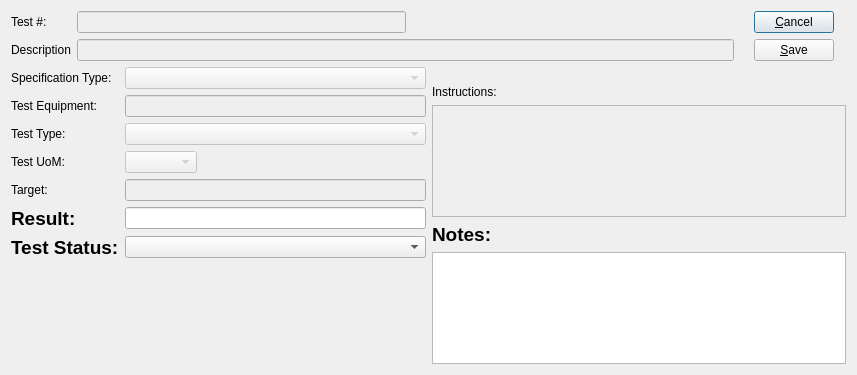
<?xml version="1.0" encoding="UTF-8"?>
<ui version="4.0">
 <comment>This file is part of the Quality Package for xTuple ERP, and is
 Copyright (c) 1999-2017 by OpenMFG LLC, d/b/a xTuple.
 It is licensed to you under the xTuple End-User License Agreement
 (&quot;the EULA&quot;), the full text of which is available at www.xtuple.com/EULA
 While the EULA gives you access to source code and encourages your
 involvement in the development process, this Package is not free software.
 By using this software, you agree to be bound by the terms of the EULA.</comment>
 <class>qtitem</class>
 <widget class="QDialog" name="qtitem">
  <property name="geometry">
   <rect>
    <x>0</x>
    <y>0</y>
    <width>857</width>
    <height>375</height>
   </rect>
  </property>
  <property name="windowTitle">
   <string>Quality Test item</string>
  </property>
  <property name="layoutDirection">
   <enum>Qt::LeftToRight</enum>
  </property>
  <layout class="QGridLayout" name="gridLayout">
   <item row="1" column="0">
    <layout class="QGridLayout" name="gridLayout_3">
     <item row="0" column="0">
      <widget class="QLabel" name="_codeLit">
       <property name="text">
        <string>Test #:</string>
       </property>
      </widget>
     </item>
     <item row="1" column="0">
      <widget class="QLabel" name="_descLit_2">
       <property name="text">
        <string>Description</string>
       </property>
      </widget>
     </item>
     <item row="1" column="1">
      <widget class="XLineEdit" name="_desc">
       <property name="enabled">
        <bool>false</bool>
       </property>
      </widget>
     </item>
     <item row="0" column="1">
      <layout class="QHBoxLayout" name="horizontalLayout">
       <item>
        <widget class="XLineEdit" name="_test">
         <property name="enabled">
          <bool>false</bool>
         </property>
        </widget>
       </item>
       <item>
        <spacer name="horizontalSpacer">
         <property name="orientation">
          <enum>Qt::Horizontal</enum>
         </property>
         <property name="sizeHint" stdset="0">
          <size>
           <width>40</width>
           <height>20</height>
          </size>
         </property>
        </spacer>
       </item>
      </layout>
     </item>
     <item row="0" column="2" rowspan="2">
      <layout class="QVBoxLayout" name="verticalLayout">
       <property name="leftMargin">
        <number>14</number>
       </property>
       <property name="rightMargin">
        <number>12</number>
       </property>
       <item>
        <widget class="QPushButton" name="_cancel">
         <property name="text">
          <string>&amp;Cancel</string>
         </property>
         <property name="shortcut">
          <string>Ctrl+C</string>
         </property>
        </widget>
       </item>
       <item>
        <widget class="QPushButton" name="_save">
         <property name="text">
          <string>&amp;Save</string>
         </property>
         <property name="shortcut">
          <string>Ctrl+S</string>
         </property>
        </widget>
       </item>
       <item>
        <spacer name="verticalSpacer_4">
         <property name="orientation">
          <enum>Qt::Vertical</enum>
         </property>
         <property name="sizeHint" stdset="0">
          <size>
           <width>20</width>
           <height>40</height>
          </size>
         </property>
        </spacer>
       </item>
       <item>
        <spacer name="verticalSpacer">
         <property name="orientation">
          <enum>Qt::Vertical</enum>
         </property>
         <property name="sizeType">
          <enum>QSizePolicy::Fixed</enum>
         </property>
         <property name="sizeHint" stdset="0">
          <size>
           <width>20</width>
           <height>0</height>
          </size>
         </property>
        </spacer>
       </item>
      </layout>
     </item>
    </layout>
   </item>
   <item row="3" column="0">
    <layout class="QGridLayout" name="gridLayout_2">
     <item row="1" column="2">
      <layout class="QHBoxLayout" name="horizontalLayout_3">
       <item>
        <layout class="QGridLayout" name="gridLayout_4">
         <item row="5" column="0">
          <widget class="QLabel" name="_resultLit">
           <property name="text">
            <string>&lt;html&gt;&lt;head/&gt;&lt;body&gt;&lt;p&gt;&lt;span style=&quot; font-size:14pt; font-weight:600;&quot;&gt;Result:&lt;/span&gt;&lt;/p&gt;&lt;/body&gt;&lt;/html&gt;</string>
           </property>
           <property name="textFormat">
            <enum>Qt::AutoText</enum>
           </property>
          </widget>
         </item>
         <item row="6" column="0">
          <widget class="QLabel" name="_statusLit">
           <property name="text">
            <string>&lt;html&gt;&lt;head/&gt;&lt;body&gt;&lt;p&gt;&lt;span style=&quot; font-size:14pt; font-weight:600;&quot;&gt;Test Status:&lt;/span&gt;&lt;/p&gt;&lt;/body&gt;&lt;/html&gt;</string>
           </property>
          </widget>
         </item>
         <item row="2" column="0">
          <widget class="QLabel" name="_testTypeLit">
           <property name="text">
            <string>Test Type:</string>
           </property>
          </widget>
         </item>
         <item row="5" column="1">
          <widget class="XLineEdit" name="_result"/>
         </item>
         <item row="0" column="0">
          <widget class="QLabel" name="_specTypeLit">
           <property name="text">
            <string>Specification Type:</string>
           </property>
          </widget>
         </item>
         <item row="0" column="1">
          <widget class="XComboBox" name="_qspectype">
           <property name="enabled">
            <bool>false</bool>
           </property>
          </widget>
         </item>
         <item row="1" column="0">
          <widget class="QLabel" name="_testEquipLit">
           <property name="text">
            <string>Test Equipment:</string>
           </property>
          </widget>
         </item>
         <item row="4" column="0">
          <widget class="QLabel" name="_targetLit">
           <property name="text">
            <string>Target:</string>
           </property>
          </widget>
         </item>
         <item row="6" column="1">
          <widget class="XComboBox" name="_status"/>
         </item>
         <item row="2" column="1">
          <widget class="XComboBox" name="_testtype">
           <property name="enabled">
            <bool>false</bool>
           </property>
          </widget>
         </item>
         <item row="3" column="0">
          <widget class="QLabel" name="_testUoMLit">
           <property name="text">
            <string>Test UoM:</string>
           </property>
          </widget>
         </item>
         <item row="1" column="1">
          <widget class="QLineEdit" name="_testEquip">
           <property name="enabled">
            <bool>false</bool>
           </property>
          </widget>
         </item>
         <item row="4" column="1">
          <widget class="XLineEdit" name="_target">
           <property name="enabled">
            <bool>false</bool>
           </property>
          </widget>
         </item>
         <item row="7" column="1">
          <spacer name="verticalSpacer_2">
           <property name="orientation">
            <enum>Qt::Vertical</enum>
           </property>
           <property name="sizeHint" stdset="0">
            <size>
             <width>20</width>
             <height>40</height>
            </size>
           </property>
          </spacer>
         </item>
         <item row="3" column="1">
          <layout class="QHBoxLayout" name="horizontalLayout_2">
           <item>
            <widget class="XComboBox" name="_testUoM">
             <property name="enabled">
              <bool>false</bool>
             </property>
             <property name="type">
              <enum>XComboBox::UOMs</enum>
             </property>
            </widget>
           </item>
           <item>
            <spacer name="horizontalSpacer_2">
             <property name="orientation">
              <enum>Qt::Horizontal</enum>
             </property>
             <property name="sizeHint" stdset="0">
              <size>
               <width>40</width>
               <height>20</height>
              </size>
             </property>
            </spacer>
           </item>
          </layout>
         </item>
        </layout>
       </item>
       <item>
        <layout class="QVBoxLayout" name="verticalLayout_2">
         <property name="topMargin">
          <number>18</number>
         </property>
         <item>
          <widget class="QLabel" name="_instructionsLit">
           <property name="text">
            <string>Instructions:</string>
           </property>
          </widget>
         </item>
         <item>
          <widget class="XTextEdit" name="_instructions">
           <property name="enabled">
            <bool>false</bool>
           </property>
          </widget>
         </item>
         <item>
          <widget class="QLabel" name="_notesLit">
           <property name="text">
            <string>&lt;html&gt;&lt;head/&gt;&lt;body&gt;&lt;p&gt;&lt;span style=&quot; font-size:14pt; font-weight:600;&quot;&gt;Notes:&lt;/span&gt;&lt;/p&gt;&lt;/body&gt;&lt;/html&gt;</string>
           </property>
          </widget>
         </item>
         <item>
          <widget class="QTextEdit" name="_notes"/>
         </item>
         <item>
          <spacer name="verticalSpacer_3">
           <property name="orientation">
            <enum>Qt::Vertical</enum>
           </property>
           <property name="sizeHint" stdset="0">
            <size>
             <width>20</width>
             <height>40</height>
            </size>
           </property>
          </spacer>
         </item>
        </layout>
       </item>
      </layout>
     </item>
    </layout>
   </item>
  </layout>
 </widget>
 <customwidgets>
  <customwidget>
   <class>XComboBox</class>
   <extends>QComboBox</extends>
   <header>xcombobox.h</header>
  </customwidget>
  <customwidget>
   <class>XLineEdit</class>
   <extends>QLineEdit</extends>
   <header>xlineedit.h</header>
  </customwidget>
  <customwidget>
   <class>XTextEdit</class>
   <extends>QTextEdit</extends>
   <header>xtextedit.h</header>
  </customwidget>
 </customwidgets>
 <tabstops>
  <tabstop>_notes</tabstop>
  <tabstop>_save</tabstop>
  <tabstop>_cancel</tabstop>
  <tabstop>_instructions</tabstop>
 </tabstops>
 <resources/>
 <connections>
  <connection>
   <sender>_cancel</sender>
   <signal>clicked()</signal>
   <receiver>qtitem</receiver>
   <slot>close()</slot>
   <hints>
    <hint type="sourcelabel">
     <x>335</x>
     <y>31</y>
    </hint>
    <hint type="destinationlabel">
     <x>246</x>
     <y>7</y>
    </hint>
   </hints>
  </connection>
 </connections>
</ui>
